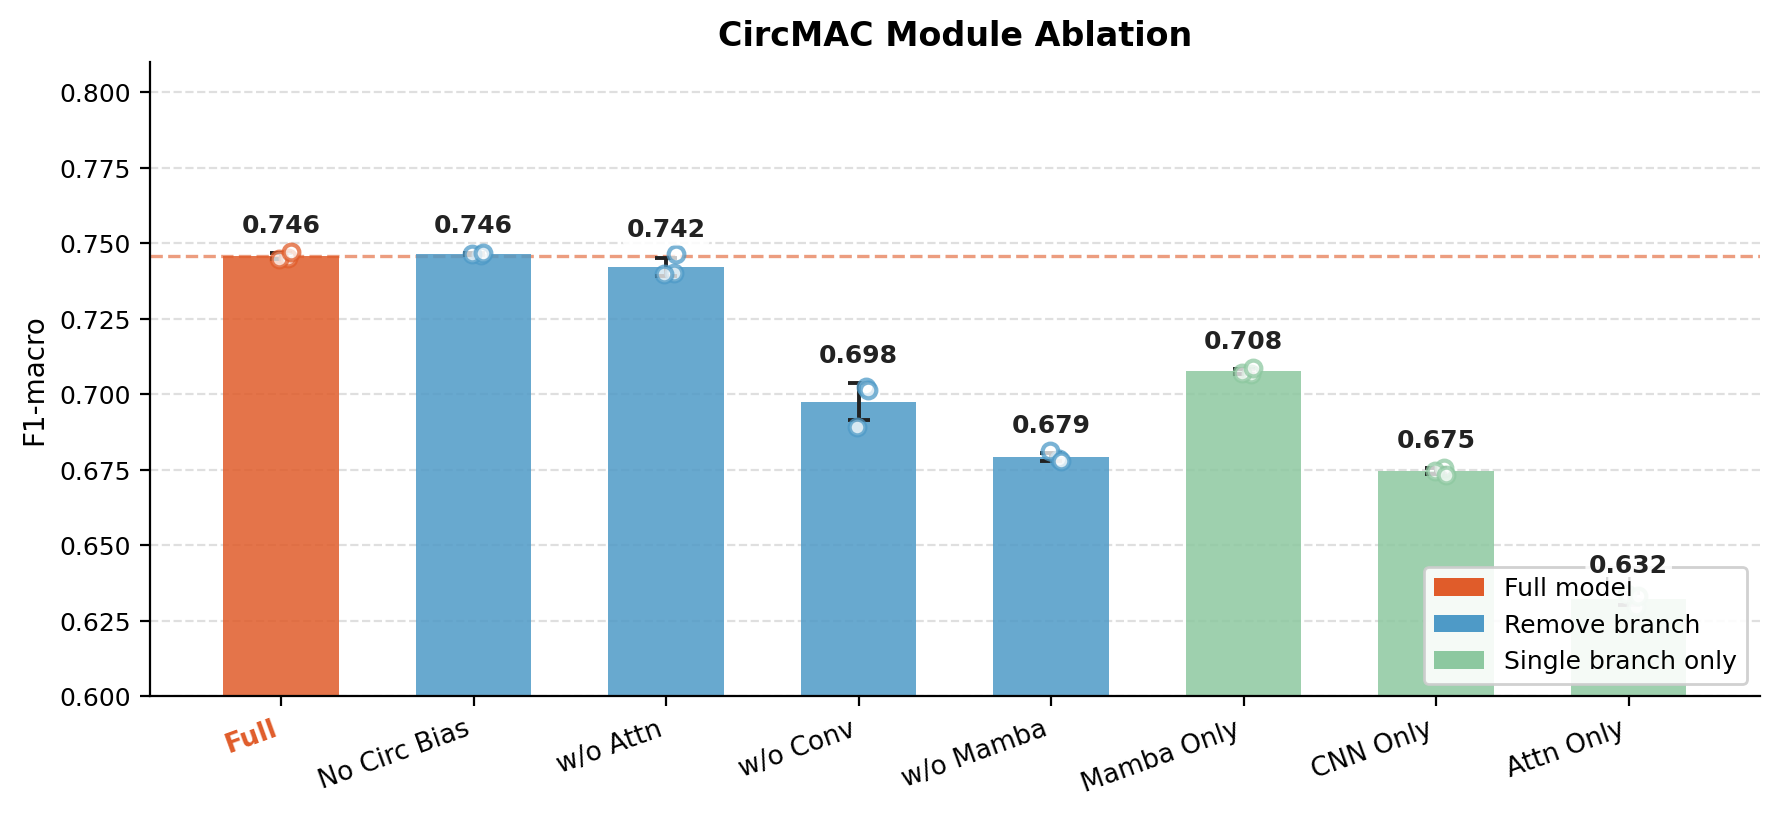

Write Python code to recreate this figure.
#!/usr/bin/env python3
"""
Fig 3: CircMAC Module Ablation Study (EXP4)
  Single panel: F1-macro mean ± std, sorted by performance
  Color: Full model = orange, remove-branch = red family, single-branch = blue family

Output: figures_paper/fig3_ablation_modules.{pdf,png}
"""

import json
import numpy as np
import pandas as pd
import matplotlib
matplotlib.use('Agg')
import matplotlib.pyplot as plt
from pathlib import Path

ROOT  = Path(__file__).resolve().parents[2]
LOGS  = ROOT / 'logs_0510'
OUT   = Path(__file__).resolve().parent
SEEDS = [1, 2, 3]

# (display_label, exp_suffix, group)
# group: 'full' | 'remove' | 'single'
MODELS = [
    ('Full',         'v2_abl_full',         'full'),
    ('No Circ Bias', 'v2_abl_no_circ_bias', 'remove'),
    ('w/o Attn',     'v2_abl_no_attn',      'remove'),
    ('w/o Conv',     'v2_abl_no_conv',       'remove'),
    ('w/o Mamba',    'v2_abl_no_mamba',     'remove'),
    ('Mamba Only',   'v2_abl_mamba_only',   'single'),
    ('CNN Only',     'v2_abl_cnn_only',     'single'),
    ('Attn Only',    'v2_abl_attn_only',    'single'),
]

COLORS = {
    'full':   '#E05C2A',
    'remove': '#4E9AC7',
    'single': '#8DC8A0',
}

plt.rcParams.update({
    'font.family':       'DejaVu Sans',
    'font.size':         10,
    'axes.titlesize':    11,
    'axes.labelsize':    10,
    'axes.spines.top':   False,
    'axes.spines.right': False,
    'xtick.labelsize':   9.5,
    'ytick.labelsize':   9,
})


def load_f1(exp_base):
    vals = []
    for s in SEEDS:
        p = LOGS / 'circmac' / f'{exp_base}_s{s}' / str(s) / 'training.json'
        if not p.exists():
            continue
        d = json.loads(p.read_text())
        final = d.get('final', {})
        if final:
            vals.append(list(final.values())[0]['scores']['sites']['f1_macro'])
    return vals


def main():
    data = []
    for label, exp, group in MODELS:
        vals = load_f1(exp)
        data.append((label, group, vals))

    # Save data CSV
    rows = []
    for label, group, vals in data:
        for i, s in enumerate(SEEDS):
            if i < len(vals):
                rows.append({'model': label, 'group': group, 'seed': s, 'f1_macro': vals[i]})
    df = pd.DataFrame(rows)
    summary = df.groupby('model').agg(
        f1_mean=('f1_macro','mean'), f1_std=('f1_macro','std')
    ).round(4)
    df.to_csv(OUT / 'fig3_ablation_modules_data.csv', index=False)
    summary.to_csv(OUT / 'fig3_ablation_modules_summary.csv')
    print(summary.to_string())

    ylim = (0.60, 0.81)
    ylo  = ylim[0]

    fig, ax = plt.subplots(figsize=(9, 4.2))

    bar_w = 0.60
    full_mean = None

    for i, (label, group, vals) in enumerate(data):
        if not vals:
            continue
        mean = np.mean(vals)
        std  = np.std(vals)
        color = COLORS[group]

        if group == 'full':
            full_mean = mean

        ax.bar(i, mean - ylo, bottom=ylo, width=bar_w,
               color=color, alpha=0.85, zorder=2, linewidth=0)
        ax.errorbar(i, mean, yerr=std, fmt='none', color='#222222',
                    capsize=4, capthick=1.4, elinewidth=1.4, zorder=4)
        jitter = np.random.default_rng(42).uniform(-0.07, 0.07, len(vals))
        ax.scatter(np.full(len(vals), i) + jitter, vals,
                   color='white', edgecolors=color, s=32, linewidths=1.5,
                   zorder=5, alpha=0.75)
        ax.text(i, mean + std + (ylim[1] - ylim[0]) * 0.025,
                f'{mean:.3f}',
                ha='center', va='bottom', fontsize=9, fontweight='bold',
                color='#222222', zorder=6,
                bbox=dict(boxstyle='round,pad=0.15', fc='white', ec='none', alpha=0.85))

    # Dashed reference line at Full model mean
    if full_mean:
        ax.axhline(full_mean, color=COLORS['full'], linestyle='--',
                   linewidth=1.2, alpha=0.6, zorder=1)

    ax.set_xticks(range(len(data)))
    ax.set_xticklabels([d[0] for d in data], rotation=20, ha='right')
    ax.set_ylabel('F1-macro')
    ax.set_ylim(*ylim)
    ax.yaxis.grid(True, linestyle='--', alpha=0.4, zorder=0)
    ax.set_axisbelow(True)
    ax.set_title('CircMAC Module Ablation', fontsize=12, fontweight='bold')

    # Bold + color for Full
    for tick in ax.get_xticklabels():
        if tick.get_text() == 'Full':
            tick.set_fontweight('bold')
            tick.set_color(COLORS['full'])

    # Legend
    from matplotlib.patches import Patch
    legend_elems = [
        Patch(facecolor=COLORS['full'],   label='Full model'),
        Patch(facecolor=COLORS['remove'], label='Remove branch'),
        Patch(facecolor=COLORS['single'], label='Single branch only'),
    ]
    ax.legend(handles=legend_elems, loc='lower right', fontsize=9,
              framealpha=0.9, edgecolor='#cccccc')

    fig.tight_layout()
    for ext in ['pdf', 'png']:
        p = OUT / f'fig3_ablation_modules.{ext}'
        fig.savefig(p, dpi=200, bbox_inches='tight')
        print(f'Saved → {p}')
    plt.close(fig)


if __name__ == '__main__':
    main()
